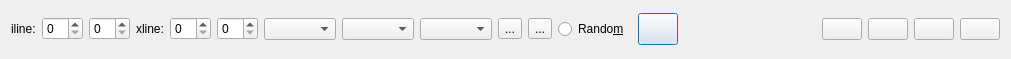
<?xml version="1.0" encoding="UTF-8"?>
<ui version="4.0">
 <class>SeismicDataSelector</class>
 <widget class="QDialog" name="SeismicDataSelector">
  <property name="geometry">
   <rect>
    <x>0</x>
    <y>0</y>
    <width>1011</width>
    <height>59</height>
   </rect>
  </property>
  <property name="windowTitle">
   <string>Dialog</string>
  </property>
  <layout class="QVBoxLayout" name="verticalLayout">
   <item>
    <layout class="QHBoxLayout" name="horizontalLayout_3">
     <item>
      <widget class="QLabel" name="label">
       <property name="text">
        <string>iline:</string>
       </property>
      </widget>
     </item>
     <item>
      <widget class="QSpinBox" name="sbInline"/>
     </item>
     <item>
      <widget class="QSpinBox" name="sbIlineCount"/>
     </item>
     <item>
      <widget class="QLabel" name="label_2">
       <property name="text">
        <string>xline:</string>
       </property>
      </widget>
     </item>
     <item>
      <widget class="QSpinBox" name="sbXline"/>
     </item>
     <item>
      <widget class="QSpinBox" name="sbXlineCount"/>
     </item>
     <item>
      <widget class="QComboBox" name="cbOrder1"/>
     </item>
     <item>
      <widget class="QComboBox" name="cbOrder2"/>
     </item>
     <item>
      <widget class="QComboBox" name="cbOrder3"/>
     </item>
     <item>
      <widget class="QToolButton" name="tbInline">
       <property name="text">
        <string>...</string>
       </property>
       <property name="icon">
        <iconset resource="icons.qrc">
         <normaloff>:/icons/images/iline-icon-32x32.png</normaloff>:/icons/images/iline-icon-32x32.png</iconset>
       </property>
       <property name="iconSize">
        <size>
         <width>32</width>
         <height>32</height>
        </size>
       </property>
      </widget>
     </item>
     <item>
      <widget class="QToolButton" name="tbXLine">
       <property name="text">
        <string>...</string>
       </property>
       <property name="icon">
        <iconset resource="icons.qrc">
         <normaloff>:/icons/images/xline-icon-32x32.png</normaloff>:/icons/images/xline-icon-32x32.png</iconset>
       </property>
       <property name="iconSize">
        <size>
         <width>32</width>
         <height>32</height>
        </size>
       </property>
      </widget>
     </item>
     <item>
      <widget class="QRadioButton" name="rbRandomLine">
       <property name="text">
        <string>Rando&amp;m </string>
       </property>
      </widget>
     </item>
     <item>
      <widget class="QPushButton" name="pbLock">
       <property name="sizePolicy">
        <sizepolicy hsizetype="Minimum" vsizetype="Minimum">
         <horstretch>0</horstretch>
         <verstretch>0</verstretch>
        </sizepolicy>
       </property>
       <property name="minimumSize">
        <size>
         <width>32</width>
         <height>32</height>
        </size>
       </property>
       <property name="text">
        <string/>
       </property>
       <property name="icon">
        <iconset resource="icons.qrc">
         <normaloff>:/icons/images/padlock_open.png</normaloff>
         <normalon>:/icons/images/padlock_close.png</normalon>:/icons/images/padlock_open.png</iconset>
       </property>
       <property name="iconSize">
        <size>
         <width>24</width>
         <height>24</height>
        </size>
       </property>
       <property name="checkable">
        <bool>true</bool>
       </property>
      </widget>
     </item>
     <item>
      <spacer name="horizontalSpacer">
       <property name="orientation">
        <enum>Qt::Horizontal</enum>
       </property>
       <property name="sizeHint" stdset="0">
        <size>
         <width>40</width>
         <height>20</height>
        </size>
       </property>
      </spacer>
     </item>
     <item>
      <layout class="QHBoxLayout" name="horizontalLayout_2">
       <item>
        <widget class="QPushButton" name="pbFirst">
         <property name="text">
          <string/>
         </property>
         <property name="icon">
          <iconset>
           <normalon>:/icons/First-icon-24x24.png</normalon>
          </iconset>
         </property>
        </widget>
       </item>
       <item>
        <widget class="QPushButton" name="pbPrevious">
         <property name="text">
          <string/>
         </property>
         <property name="icon">
          <iconset>
           <normalon>:/icons/Previous-icon-24x24.png</normalon>
          </iconset>
         </property>
        </widget>
       </item>
       <item>
        <widget class="QPushButton" name="pbNext">
         <property name="text">
          <string/>
         </property>
         <property name="icon">
          <iconset>
           <normalon>:/icons/Next-2-2-icon-24x24.png</normalon>
          </iconset>
         </property>
        </widget>
       </item>
       <item>
        <widget class="QPushButton" name="pbLast">
         <property name="text">
          <string/>
         </property>
         <property name="icon">
          <iconset>
           <normalon>:/icons/Last-icon-24x24.png</normalon>
          </iconset>
         </property>
        </widget>
       </item>
      </layout>
     </item>
    </layout>
   </item>
  </layout>
 </widget>
 <resources>
  <include location="icons.qrc"/>
 </resources>
 <connections/>
</ui>
